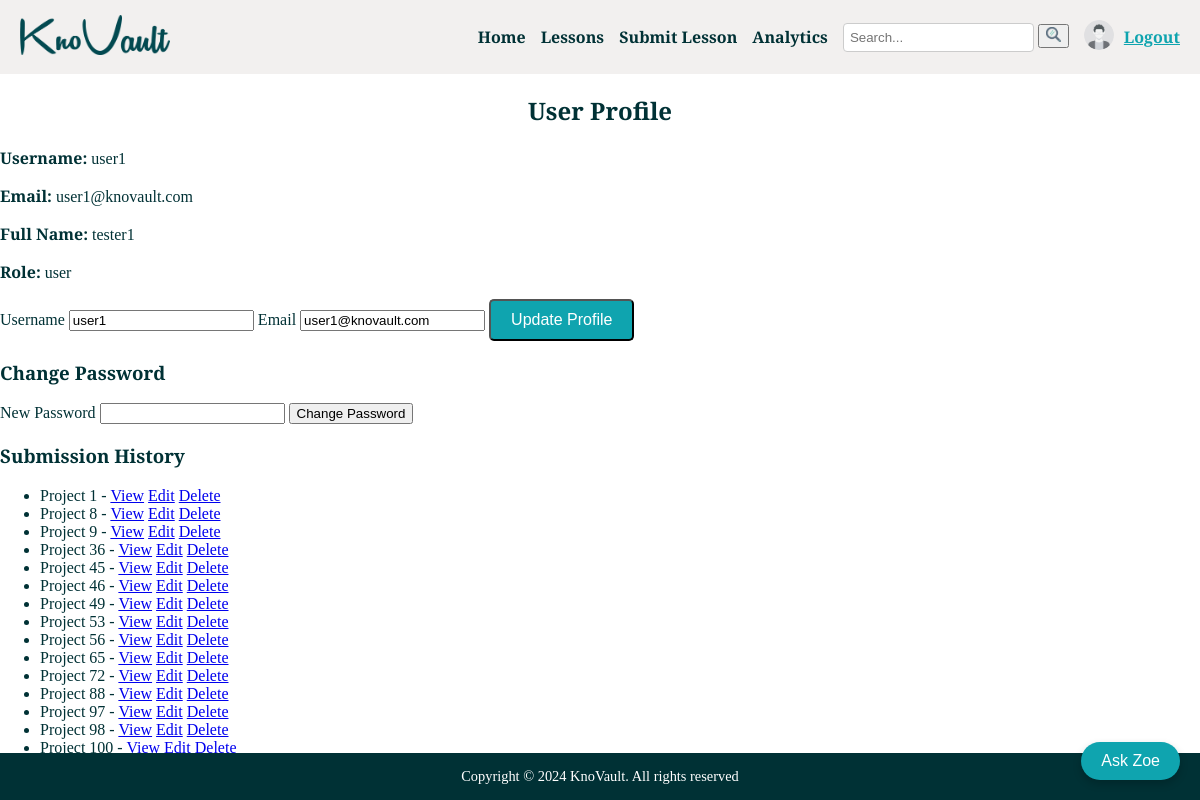
The app's page /profile (signed in) with its own data.
### app/models.py (models this page shows, shortened)
class User(db.Model, UserMixin):
    id = db.Column(db.Integer, primary_key=True)
    full_name = db.Column(db.String(100), nullable=False)  # Added field for full name
    username = db.Column(db.String(20), unique=True, nullable=False)
    email = db.Column(db.String(120), unique=True, nullable=False)
    password_hash = db.Column(db.String(128))
    role = db.Column(db.String(10), default='user')  # 'user' or 'admin'
    project_role = db.Column(db.String(50), nullable=True)  # Optional field for project role
    is_active = db.Column(db.Boolean, default=True)  # Field for account status
    terms_accepted = db.Column(db.Boolean, default=False, nullable=False)  # Field for terms acceptance
    @property
    def is_admin(self):
        return self.role == 'admin'

class Lesson(db.Model):
    id = db.Column(db.Integer, primary_key=True)
    user_id = db.Column(db.Integer, ForeignKey('user.id', name='fk_lesson_user_id'))
    project_name = db.Column(db.String(100), nullable=False)
    project_phase = db.Column(db.String(50), nullable=False)
    issue_type = db.Column(db.String(50), nullable=False)
    solution = db.Column(db.Text, nullable=False)
    recommendation = db.Column(db.Text, nullable=True)
    tags = db.Column(db.String(100), nullable=True)
    project_description = db.Column(db.Text, nullable=True)
    project_start_date = db.Column(db.DateTime, nullable=True)
    project_end_date = db.Column(db.DateTime, nullable=True)
    project_status = db.Column(db.String(50), nullable=True)  # e.g., "Ongoing", "Completed"
    PROJECT_PHASES = [
        'Initiation Phase',
        'Planning Phase',
        'Execution Phase',
        'Monitoring and Controlling Phase',
        'Closure Phase'
    ]
    ISSUE_TYPES = [
        'Communication Issues',
        'Resource Allocation Issues',
        'Scope Creep',
        'Risk Management',
        'Quality Issues',
        'Stakeholder Alignment',
        'Technical Challenges',
        'Timeline/Deadline Issues',
        'Dependency Management',
        'Budget Overrun',
        'Regulatory or Compliance Issues',
        'Human Resource Issues',
        'Project Governance',
        'Environmental/Social Impact',
        'Others'
    ]
    PROJECT_STATUSES = ['Ongoing', 'Completed', 'On Hold']

### app/main/routes.py (the view)
@main.route('/profile', methods=['GET', 'POST'])
@login_required
def profile():
    form = ProfileForm()
    if form.validate_on_submit():
        current_user.username = form.username.data
        current_user.email = form.email.data
        db.session.commit()
        flash('Profile updated!')
        return redirect(url_for('main.profile'))
    form.username.data = current_user.username
    form.email.data = current_user.email
    lessons = Lesson.query.filter_by(user_id=current_user.id).all()
    return render_template('profile.html', user=current_user, lessons=lessons, form=form)

### app/forms.py
class ProfileForm(FlaskForm):
    username = StringField('Username', validators=[DataRequired()])
    email = StringField('Email', validators=[DataRequired(), Email()])
    submit = SubmitField('Update Profile')

### app/__init__.py (called while the page is built)
@login_manager.user_loader
def load_user(user_id):
    from app.models import User
    return User.query.get(int(user_id))

### app/templates/profile.html (shortened to what this page needs)
{% extends "base.html" %}
{% block content %}
<h2>User Profile</h2>
<div class="user-info">
    <p><strong>Username:</strong> {{ user.username }}</p>
    <p><strong>Email:</strong> {{ user.email }}</p>
    <p><strong>Full Name:</strong> {{ user.full_name }}</p>
    <p><strong>Role:</strong> {{ user.role }}</p>
</div>
<form method="POST" action="{{ url_for('main.profile') }}">
    <label for="username">Username</label>
    {{ form.username }}
    <label for="email">Email</label>
    {{ form.email }}
    {{ form.submit(class="btn btn-primary") }}
</form>
<h3>Change Password</h3>
<form method="POST" action="{{ url_for('main.change_password') }}">
    <label for="new_password">New Password</label>
    <input type="password" name="new_password" required>
    <button type="submit">Change Password</button>
</form>
<h3>Submission History</h3>
<ul>
    {% for lesson in lessons %}
        <li>
            {{ lesson.project_name }} -
            <a href="{{ url_for('main.view_lesson', lesson_id=lesson.id) }}">View</a>
            <a href="{{ url_for('main.edit_lesson', lesson_id=lesson.id) }}">Edit</a>
            <a href="{{ url_for('main.delete_lesson', lesson_id=lesson.id) }}" onclick="return confirm('Are you sure you want to delete this lesson?');">Delete</a>
        </li>
    {% endfor %}
</ul>
{% endblock %}

### app/templates/base.html (shortened to what this page needs)
<!DOCTYPE html>
<html lang="en">
<head>
    <link rel="stylesheet" href="{{ url_for('static', filename='style.css') }}">
</head>
<body>
    {% if request.endpoint not in ['main.login', 'main.register'] %}
    <header>
        <a href="{{ url_for('main.home') }}" class="logo">
            <img src="{{ url_for('static', filename='logo.png') }}" alt="Knovault Logo" height="40">
        </a>
        <div class="header-right">
            <nav>
                <a href="{{ url_for('main.home') }}">Home</a>
                <a href="{{ url_for('main.view_lessons') }}">Lessons</a>
                <a href="{{ url_for('main.submit_lesson') }}">Submit Lesson</a>
                <a href="{{ url_for('main.analytics') }}">Analytics</a>
            </nav>
            <div class="search-bar">
                <form action="{{ url_for('main.search') }}" method="GET">
                    <input type="text" name="q" placeholder="Search..." required>
                    <button type="submit">
                        <img src="{{ url_for('static', filename='search-icon.png') }}" alt="Search" height="15">
                    </button>
                </form>
            </div>
        <div class="profile">
                 <a href="{{ url_for('main.profile') }}">
                 <img src="{{ url_for('static', filename='profile-icon.png') }}" alt="Profile Icon" class="profile-icon">
                 </a>
              {% if current_user.is_authenticated %}
                 <a href="{{ url_for('main.logout') }}" class="logout">Logout</a>
              {% else %}
                 <a href="{{ url_for('main.login') }}">Login</a>
              {% endif %}
        </div>
        </div>
    </header>
    {% endif %}
    <main>
        {% block content %}{% endblock %}
        {% if request.endpoint not in ['main.login', 'main.register'] %}
        <div class="chatbot-button">
            <button>Ask Zoe</button>
        </div>
        {% endif %}
    </main>
    {% if request.endpoint not in ['main.login', 'main.register'] %}
    <footer>
         Copyright &copy; 2024 KnoVault. All rights reserved
    </footer>
    {% endif %}
</body>
</html>

### app/static/style.css (style rules this page uses)
:root { --primary-color: #003135; --secondary-color: #0fa4af; --background-color: #ffffff; --header-background-color: #f2f0ef; }
body { background-color: var(--background-color); color: var(--primary-color); font-family: 'Playfair Display', serif; margin: 0; padding: 0; display: flex; flex-direction: column; min-height: 100vh; }
main { flex-grow: 1; }
header { background-color: var(--header-background-color); color: var(--primary-color); padding: 15px 20px; display: flex; align-items: center; }
header .logo img { height: 40px; margin-right: auto; }
.header-right { display: flex; align-items: center; gap: 15px; margin-left: auto; }
header nav { display: flex; gap: 15px; }
header nav a { color: var(--primary-color); text-decoration: none; font-weight: bold; }
header .search-bar input { padding: 6px; border: 1px solid #ccc; border-radius: 4px; }
header .profile { display: flex; align-items: center; gap: 10px; }
header .profile img { border-radius: 50%; width: 30px; height: 30px; }
header .logout { font-weight: bold; color: var(--secondary-color); cursor: pointer; }
footer { background-color: var(--primary-color); color: white; text-align: center; padding: 15px 0; position: fixed; bottom: 0; width: 100%; font-size: 0.9rem; }
.chatbot-button { position: fixed; bottom: 20px; right: 20px; z-index: 1000; }
.chatbot-button button { background-color: var(--secondary-color); color: white; padding: 10px 20px; border: none; border-radius: 50px; font-size: 1rem; cursor: pointer; box-shadow: 0 4px 8px rgba(0, 0, 0, 0.2); transition: background-color 0.3s ease; }
h1, h2 { text-align: center; color: #003135; }
.btn { display: inline-block; padding: 10px 20px; font-size: 16px; color: white; background-color: #0fa4af; text-decoration: none; border-radius: 5px; text-align: center; cursor: pointer; }

### records on screen
User: username "user1", email "user1@knovault.com", full_name "tester1", role "user"
Lesson: project_name "Project 1"
Lesson: project_name "Project 8"
Lesson: project_name "Project 9"
Lesson: project_name "Project 36"
Lesson: project_name "Project 45"
Lesson: project_name "Project 46"
Lesson: project_name "Project 49"
Lesson: project_name "Project 53"
Lesson: project_name "Project 56"
Lesson: project_name "Project 65"
Lesson: project_name "Project 72"
Lesson: project_name "Project 88"
Lesson: project_name "Project 97"
Lesson: project_name "Project 98"
Lesson: project_name "Project 100"
